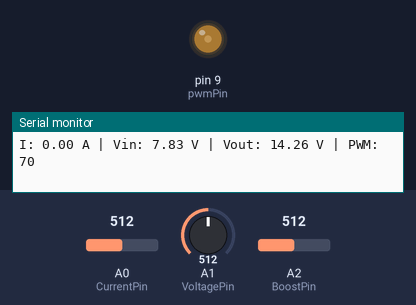
Bench run of a sketch on a simulated Arduino Uno, built with avr-gcc and run on an emulated ATmega328P. Parts: output pins drawn as LEDs (lit = HIGH), the last lines printed to the serial monitor. The inputs (shaded band) are chosen by the test bench; at power-on: A2 (BoostPin) = 512, A0 (CurrentPin) = 512, A1 (VoltagePin) = 512.

Above: at 0.16 s.
At 1.2 s:
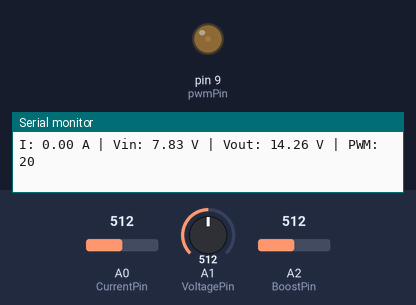
1.3 s: A2 (BoostPin) set to 483
At 1.79 s:
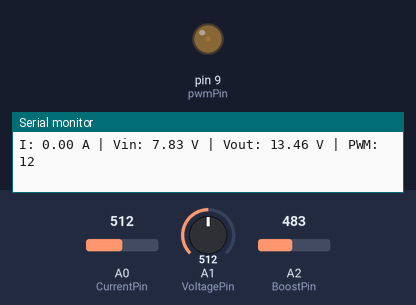
4.3 s: A2 (BoostPin) set to 510
Timing chart, 0 to 7.3 s (numbered marks = the images above; inputs shaded):
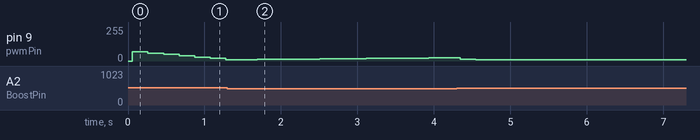

Measured:
- after the input at 1.3 s, pin 9 (pwmPin): moves from 10/255 to 24/255 over 2.7 s, starting after 0.19 s

The sketch:

VAWT.ino
```cpp
const int CurrentPin = A0;
const int VoltagePin = A1;
const int BoostPin   = A2;
const int pwmPin = 9;

// Turbine divider
float R1 = 10000.0;
float R2 = 4700.0;

// Boost divider
float Rb1 = 47000.0;
float Rb2 = 10000.0;

float sensitivity_ACS712 = 0.066;
float offset_voltage_ACS712 = 0.0;

// MPPT variables
int duty = 80;   // start mid-range (important)
int stepSize = 3;
int direction = 1;
float prev_power = 0.0;

// Voltage limits
float V_max = 14.2;
float V_min = 12.5;

void setup() {
  Serial.begin(9600);
  pinMode(pwmPin, OUTPUT);

  long sum_offset = 0;
  for (int i = 0; i < 500; i++) {
    sum_offset += analogRead(CurrentPin);
  }

  float avg_offset = sum_offset / 500.0;
  offset_voltage_ACS712 = (avg_offset * 5.0) / 1023;
}

void loop() {

  // --- Current ---
  float adc_current = analogRead(CurrentPin);
  float voltage_ACS712 = (adc_current * 5.0) / 1023;
  float sys_current = (voltage_ACS712 - offset_voltage_ACS712) / sensitivity_ACS712;

  // --- Turbine Voltage ---
  float adc_turbine = analogRead(VoltagePin);
  float Vsense = (adc_turbine * 5.0) / 1023;
  float v_turbine = Vsense * ((R1 + R2) / R2);

  // --- Boost Output Voltage ---
  long sum_boost = 0;
  for (int i = 0; i < 20; i++) {
    sum_boost += analogRead(BoostPin);
  }
  float adc_boost = sum_boost / 20.0;

  float Vout_pin = (adc_boost * 5.0) / 1023.0;
  float v_boost = Vout_pin * ((Rb1 + Rb2) / Rb2);

  // --- Power ---
  float power = v_turbine * sys_current;

  // ==============================
  // 🔥 PRIORITY CONTROL
  // ==============================

  if (v_boost > V_max) {
    // 🔴 OVERVOLTAGE → force duty down
    duty -= 10;
  }
  else if (v_boost < V_min) {
    // 🟢 Safe → allow MPPT
    if (power > prev_power) {
      duty += stepSize * direction;
    } else {
      direction = -direction;
      duty += stepSize * direction;
    }
  }
  else {
    // 🟡 Near target → fine tuning
    if (v_boost > 13.8) {
      duty -= 2;
    } else {
      duty += 1;
    }
  }

  duty = constrain(duty, 10, 230);
  analogWrite(pwmPin, duty);

  prev_power = power;

  // --- Display ---
  Serial.print("I: "); Serial.print(sys_current, 2);
  Serial.print(" A | Vin: "); Serial.print(v_turbine, 2);
  Serial.print(" V | Vout: "); Serial.print(v_boost, 2);
  Serial.print(" V | PWM: "); Serial.println(duty);

  delay(200);
}
```
